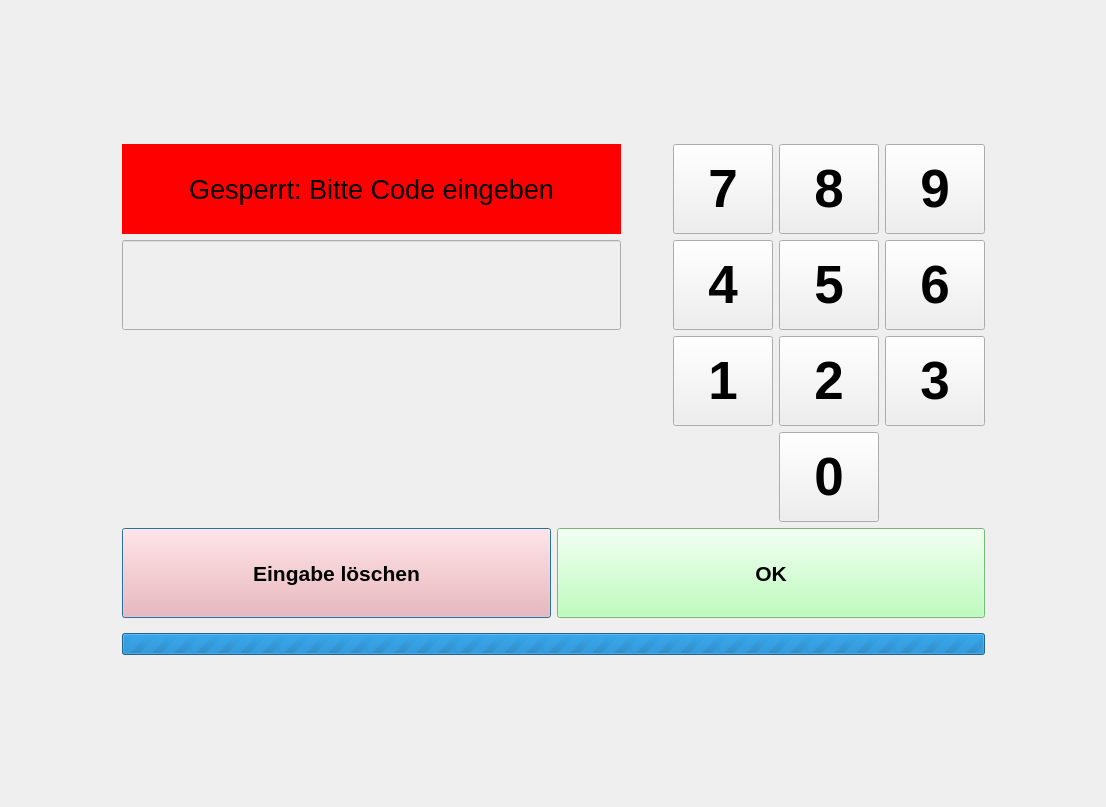
<?xml version="1.0" encoding="UTF-8"?>
<ui version="4.0">
 <class>Form</class>
 <widget class="QWidget" name="Form">
  <property name="geometry">
   <rect>
    <x>0</x>
    <y>0</y>
    <width>1106</width>
    <height>807</height>
   </rect>
  </property>
  <property name="windowTitle">
   <string>Form</string>
  </property>
  <layout class="QGridLayout" name="gridLayout_2">
   <item row="3" column="1" colspan="4">
    <widget class="QProgressBar" name="progress_lock">
     <property name="maximum">
      <number>0</number>
     </property>
     <property name="value">
      <number>0</number>
     </property>
     <property name="textVisible">
      <bool>false</bool>
     </property>
     <property name="format">
      <string>%p%</string>
     </property>
    </widget>
   </item>
   <item row="1" column="4">
    <layout class="QGridLayout" name="gridLayout">
     <property name="sizeConstraint">
      <enum>QLayout::SetFixedSize</enum>
     </property>
     <item row="0" column="0">
      <widget class="QPushButton" name="button_7">
       <property name="sizePolicy">
        <sizepolicy hsizetype="Fixed" vsizetype="Fixed">
         <horstretch>0</horstretch>
         <verstretch>0</verstretch>
        </sizepolicy>
       </property>
       <property name="minimumSize">
        <size>
         <width>100</width>
         <height>90</height>
        </size>
       </property>
       <property name="font">
        <font>
         <pointsize>40</pointsize>
         <weight>75</weight>
         <bold>true</bold>
        </font>
       </property>
       <property name="focusPolicy">
        <enum>Qt::NoFocus</enum>
       </property>
       <property name="styleSheet">
        <string notr="true"/>
       </property>
       <property name="text">
        <string>7</string>
       </property>
       <property name="shortcut">
        <string>7</string>
       </property>
      </widget>
     </item>
     <item row="0" column="1">
      <widget class="QPushButton" name="button_8">
       <property name="sizePolicy">
        <sizepolicy hsizetype="Fixed" vsizetype="Fixed">
         <horstretch>0</horstretch>
         <verstretch>0</verstretch>
        </sizepolicy>
       </property>
       <property name="minimumSize">
        <size>
         <width>100</width>
         <height>90</height>
        </size>
       </property>
       <property name="font">
        <font>
         <pointsize>40</pointsize>
         <weight>75</weight>
         <bold>true</bold>
        </font>
       </property>
       <property name="focusPolicy">
        <enum>Qt::NoFocus</enum>
       </property>
       <property name="styleSheet">
        <string notr="true"/>
       </property>
       <property name="text">
        <string>8</string>
       </property>
       <property name="shortcut">
        <string>8</string>
       </property>
      </widget>
     </item>
     <item row="0" column="2">
      <widget class="QPushButton" name="button_9">
       <property name="sizePolicy">
        <sizepolicy hsizetype="Fixed" vsizetype="Fixed">
         <horstretch>0</horstretch>
         <verstretch>0</verstretch>
        </sizepolicy>
       </property>
       <property name="minimumSize">
        <size>
         <width>100</width>
         <height>90</height>
        </size>
       </property>
       <property name="font">
        <font>
         <pointsize>40</pointsize>
         <weight>75</weight>
         <bold>true</bold>
        </font>
       </property>
       <property name="focusPolicy">
        <enum>Qt::NoFocus</enum>
       </property>
       <property name="styleSheet">
        <string notr="true"/>
       </property>
       <property name="text">
        <string>9</string>
       </property>
       <property name="shortcut">
        <string>9</string>
       </property>
      </widget>
     </item>
     <item row="1" column="0">
      <widget class="QPushButton" name="button_4">
       <property name="sizePolicy">
        <sizepolicy hsizetype="Fixed" vsizetype="Fixed">
         <horstretch>0</horstretch>
         <verstretch>0</verstretch>
        </sizepolicy>
       </property>
       <property name="minimumSize">
        <size>
         <width>100</width>
         <height>90</height>
        </size>
       </property>
       <property name="font">
        <font>
         <pointsize>40</pointsize>
         <weight>75</weight>
         <bold>true</bold>
        </font>
       </property>
       <property name="focusPolicy">
        <enum>Qt::NoFocus</enum>
       </property>
       <property name="styleSheet">
        <string notr="true"/>
       </property>
       <property name="text">
        <string>4</string>
       </property>
       <property name="shortcut">
        <string>4</string>
       </property>
      </widget>
     </item>
     <item row="1" column="1">
      <widget class="QPushButton" name="button_5">
       <property name="sizePolicy">
        <sizepolicy hsizetype="Fixed" vsizetype="Fixed">
         <horstretch>0</horstretch>
         <verstretch>0</verstretch>
        </sizepolicy>
       </property>
       <property name="minimumSize">
        <size>
         <width>100</width>
         <height>90</height>
        </size>
       </property>
       <property name="font">
        <font>
         <pointsize>40</pointsize>
         <weight>75</weight>
         <bold>true</bold>
        </font>
       </property>
       <property name="focusPolicy">
        <enum>Qt::NoFocus</enum>
       </property>
       <property name="styleSheet">
        <string notr="true"/>
       </property>
       <property name="text">
        <string>5</string>
       </property>
       <property name="shortcut">
        <string>5</string>
       </property>
      </widget>
     </item>
     <item row="1" column="2">
      <widget class="QPushButton" name="button_6">
       <property name="sizePolicy">
        <sizepolicy hsizetype="Fixed" vsizetype="Fixed">
         <horstretch>0</horstretch>
         <verstretch>0</verstretch>
        </sizepolicy>
       </property>
       <property name="minimumSize">
        <size>
         <width>100</width>
         <height>90</height>
        </size>
       </property>
       <property name="font">
        <font>
         <pointsize>40</pointsize>
         <weight>75</weight>
         <bold>true</bold>
        </font>
       </property>
       <property name="focusPolicy">
        <enum>Qt::NoFocus</enum>
       </property>
       <property name="styleSheet">
        <string notr="true"/>
       </property>
       <property name="text">
        <string>6</string>
       </property>
       <property name="shortcut">
        <string>6</string>
       </property>
      </widget>
     </item>
     <item row="2" column="0">
      <widget class="QPushButton" name="button_1">
       <property name="sizePolicy">
        <sizepolicy hsizetype="Fixed" vsizetype="Fixed">
         <horstretch>0</horstretch>
         <verstretch>0</verstretch>
        </sizepolicy>
       </property>
       <property name="minimumSize">
        <size>
         <width>100</width>
         <height>90</height>
        </size>
       </property>
       <property name="font">
        <font>
         <pointsize>40</pointsize>
         <weight>75</weight>
         <bold>true</bold>
        </font>
       </property>
       <property name="focusPolicy">
        <enum>Qt::NoFocus</enum>
       </property>
       <property name="styleSheet">
        <string notr="true"/>
       </property>
       <property name="text">
        <string>1</string>
       </property>
       <property name="shortcut">
        <string>1</string>
       </property>
      </widget>
     </item>
     <item row="2" column="1">
      <widget class="QPushButton" name="button_2">
       <property name="sizePolicy">
        <sizepolicy hsizetype="Fixed" vsizetype="Fixed">
         <horstretch>0</horstretch>
         <verstretch>0</verstretch>
        </sizepolicy>
       </property>
       <property name="minimumSize">
        <size>
         <width>100</width>
         <height>90</height>
        </size>
       </property>
       <property name="font">
        <font>
         <pointsize>40</pointsize>
         <weight>75</weight>
         <bold>true</bold>
        </font>
       </property>
       <property name="focusPolicy">
        <enum>Qt::NoFocus</enum>
       </property>
       <property name="styleSheet">
        <string notr="true"/>
       </property>
       <property name="text">
        <string>2</string>
       </property>
       <property name="shortcut">
        <string>2</string>
       </property>
      </widget>
     </item>
     <item row="2" column="2">
      <widget class="QPushButton" name="button_3">
       <property name="sizePolicy">
        <sizepolicy hsizetype="Fixed" vsizetype="Fixed">
         <horstretch>0</horstretch>
         <verstretch>0</verstretch>
        </sizepolicy>
       </property>
       <property name="minimumSize">
        <size>
         <width>100</width>
         <height>90</height>
        </size>
       </property>
       <property name="font">
        <font>
         <pointsize>40</pointsize>
         <weight>75</weight>
         <bold>true</bold>
        </font>
       </property>
       <property name="focusPolicy">
        <enum>Qt::NoFocus</enum>
       </property>
       <property name="styleSheet">
        <string notr="true"/>
       </property>
       <property name="text">
        <string>3</string>
       </property>
       <property name="shortcut">
        <string>3</string>
       </property>
      </widget>
     </item>
     <item row="3" column="1">
      <widget class="QPushButton" name="button_0">
       <property name="sizePolicy">
        <sizepolicy hsizetype="Fixed" vsizetype="Fixed">
         <horstretch>0</horstretch>
         <verstretch>0</verstretch>
        </sizepolicy>
       </property>
       <property name="minimumSize">
        <size>
         <width>100</width>
         <height>90</height>
        </size>
       </property>
       <property name="font">
        <font>
         <pointsize>40</pointsize>
         <weight>75</weight>
         <bold>true</bold>
        </font>
       </property>
       <property name="focusPolicy">
        <enum>Qt::NoFocus</enum>
       </property>
       <property name="styleSheet">
        <string notr="true"/>
       </property>
       <property name="text">
        <string>0</string>
       </property>
       <property name="shortcut">
        <string>0</string>
       </property>
      </widget>
     </item>
    </layout>
   </item>
   <item row="2" column="1" colspan="4">
    <layout class="QHBoxLayout" name="horizontalLayout_ok">
     <item>
      <widget class="QPushButton" name="button_cancel">
       <property name="sizePolicy">
        <sizepolicy hsizetype="Preferred" vsizetype="Fixed">
         <horstretch>0</horstretch>
         <verstretch>0</verstretch>
        </sizepolicy>
       </property>
       <property name="minimumSize">
        <size>
         <width>100</width>
         <height>90</height>
        </size>
       </property>
       <property name="font">
        <font>
         <pointsize>16</pointsize>
         <weight>75</weight>
         <bold>true</bold>
        </font>
       </property>
       <property name="focusPolicy">
        <enum>Qt::NoFocus</enum>
       </property>
       <property name="styleSheet">
        <string notr="true">border-color: red; background-color: #faa;</string>
       </property>
       <property name="text">
        <string>Eingabe löschen</string>
       </property>
       <property name="shortcut">
        <string>Esc</string>
       </property>
       <property name="default">
        <bool>true</bool>
       </property>
      </widget>
     </item>
     <item>
      <widget class="QPushButton" name="button_ok">
       <property name="minimumSize">
        <size>
         <width>0</width>
         <height>90</height>
        </size>
       </property>
       <property name="font">
        <font>
         <pointsize>16</pointsize>
         <weight>75</weight>
         <bold>true</bold>
        </font>
       </property>
       <property name="focusPolicy">
        <enum>Qt::NoFocus</enum>
       </property>
       <property name="styleSheet">
        <string notr="true">border-color: green; background-color: #afa;</string>
       </property>
       <property name="text">
        <string>OK</string>
       </property>
      </widget>
     </item>
    </layout>
   </item>
   <item row="4" column="2">
    <spacer name="verticalSpacer_3">
     <property name="orientation">
      <enum>Qt::Vertical</enum>
     </property>
     <property name="sizeHint" stdset="0">
      <size>
       <width>20</width>
       <height>82</height>
      </size>
     </property>
    </spacer>
   </item>
   <item row="1" column="5">
    <spacer name="horizontalSpacer_3">
     <property name="orientation">
      <enum>Qt::Horizontal</enum>
     </property>
     <property name="sizeHint" stdset="0">
      <size>
       <width>100</width>
       <height>0</height>
      </size>
     </property>
    </spacer>
   </item>
   <item row="1" column="0">
    <spacer name="horizontalSpacer_2">
     <property name="orientation">
      <enum>Qt::Horizontal</enum>
     </property>
     <property name="sizeHint" stdset="0">
      <size>
       <width>100</width>
       <height>0</height>
      </size>
     </property>
    </spacer>
   </item>
   <item row="1" column="1" colspan="2">
    <layout class="QHBoxLayout" name="horizontalLayout">
     <item>
      <layout class="QVBoxLayout" name="verticalLayout">
       <item>
        <widget class="QLabel" name="label_kopfzeile">
         <property name="sizePolicy">
          <sizepolicy hsizetype="Preferred" vsizetype="Fixed">
           <horstretch>0</horstretch>
           <verstretch>0</verstretch>
          </sizepolicy>
         </property>
         <property name="minimumSize">
          <size>
           <width>0</width>
           <height>90</height>
          </size>
         </property>
         <property name="palette">
          <palette>
           <active>
            <colorrole role="Base">
             <brush brushstyle="SolidPattern">
              <color alpha="255">
               <red>255</red>
               <green>255</green>
               <blue>255</blue>
              </color>
             </brush>
            </colorrole>
            <colorrole role="Window">
             <brush brushstyle="SolidPattern">
              <color alpha="255">
               <red>255</red>
               <green>0</green>
               <blue>0</blue>
              </color>
             </brush>
            </colorrole>
           </active>
           <inactive>
            <colorrole role="Base">
             <brush brushstyle="SolidPattern">
              <color alpha="255">
               <red>255</red>
               <green>255</green>
               <blue>255</blue>
              </color>
             </brush>
            </colorrole>
            <colorrole role="Window">
             <brush brushstyle="SolidPattern">
              <color alpha="255">
               <red>255</red>
               <green>0</green>
               <blue>0</blue>
              </color>
             </brush>
            </colorrole>
           </inactive>
           <disabled>
            <colorrole role="Base">
             <brush brushstyle="SolidPattern">
              <color alpha="255">
               <red>255</red>
               <green>0</green>
               <blue>0</blue>
              </color>
             </brush>
            </colorrole>
            <colorrole role="Window">
             <brush brushstyle="SolidPattern">
              <color alpha="255">
               <red>255</red>
               <green>0</green>
               <blue>0</blue>
              </color>
             </brush>
            </colorrole>
           </disabled>
          </palette>
         </property>
         <property name="font">
          <font>
           <pointsize>20</pointsize>
          </font>
         </property>
         <property name="autoFillBackground">
          <bool>true</bool>
         </property>
         <property name="text">
          <string>Gesperrt: Bitte Code eingeben</string>
         </property>
         <property name="alignment">
          <set>Qt::AlignCenter</set>
         </property>
        </widget>
       </item>
       <item>
        <widget class="QLineEdit" name="input_code">
         <property name="enabled">
          <bool>false</bool>
         </property>
         <property name="minimumSize">
          <size>
           <width>0</width>
           <height>90</height>
          </size>
         </property>
         <property name="font">
          <font>
           <pointsize>40</pointsize>
           <weight>75</weight>
           <bold>true</bold>
          </font>
         </property>
         <property name="styleSheet">
          <string notr="true"/>
         </property>
         <property name="inputMethodHints">
          <set>Qt::ImhDigitsOnly|Qt::ImhHiddenText|Qt::ImhNoAutoUppercase|Qt::ImhNoPredictiveText</set>
         </property>
         <property name="echoMode">
          <enum>QLineEdit::Password</enum>
         </property>
         <property name="readOnly">
          <bool>true</bool>
         </property>
        </widget>
       </item>
       <item>
        <spacer name="verticalSpacer">
         <property name="orientation">
          <enum>Qt::Vertical</enum>
         </property>
         <property name="sizeHint" stdset="0">
          <size>
           <width>20</width>
           <height>40</height>
          </size>
         </property>
        </spacer>
       </item>
      </layout>
     </item>
    </layout>
   </item>
   <item row="0" column="1">
    <spacer name="verticalSpacer_2">
     <property name="orientation">
      <enum>Qt::Vertical</enum>
     </property>
     <property name="sizeHint" stdset="0">
      <size>
       <width>20</width>
       <height>83</height>
      </size>
     </property>
    </spacer>
   </item>
   <item row="1" column="3">
    <spacer name="horizontalSpacer">
     <property name="orientation">
      <enum>Qt::Horizontal</enum>
     </property>
     <property name="sizeType">
      <enum>QSizePolicy::Fixed</enum>
     </property>
     <property name="sizeHint" stdset="0">
      <size>
       <width>40</width>
       <height>20</height>
      </size>
     </property>
    </spacer>
   </item>
   <item row="3" column="0">
    <spacer name="verticalSpacer_4">
     <property name="orientation">
      <enum>Qt::Vertical</enum>
     </property>
     <property name="sizeType">
      <enum>QSizePolicy::Fixed</enum>
     </property>
     <property name="sizeHint" stdset="0">
      <size>
       <width>20</width>
       <height>40</height>
      </size>
     </property>
    </spacer>
   </item>
  </layout>
 </widget>
 <resources/>
 <connections/>
</ui>
